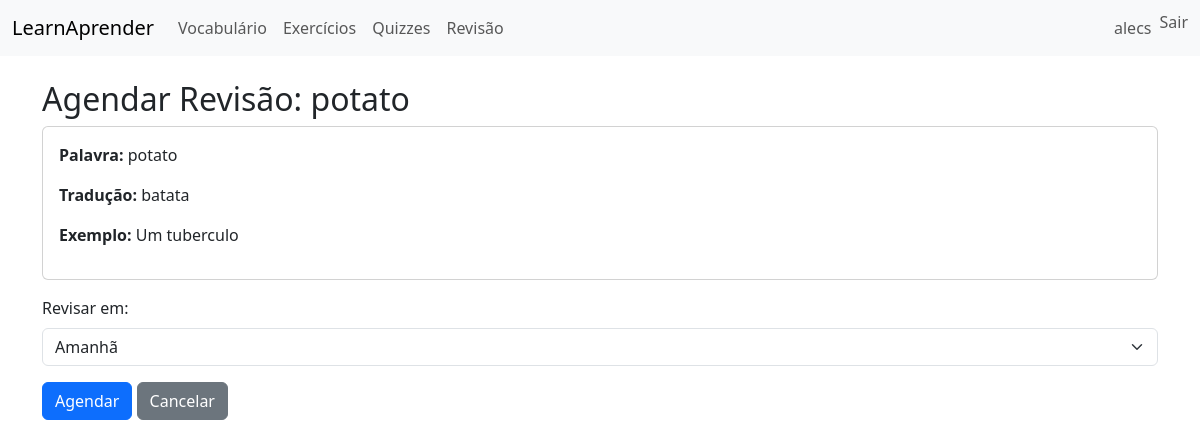
The page /reviews/schedule/3/ (signed in) on the database its author committed.
### vocab/models.py (models this page shows, shortened)
class Vocabulary(models.Model):
    LEVEL_CHOICES = [
        ('beginner', 'Iniciante'),
        ('intermediate', 'Intermediário'),
    ]
    word = models.CharField(max_length=200)
    translation = models.CharField(max_length=400)
    example = models.TextField(blank=True)
    category = models.CharField(max_length=100, blank=True)
    level = models.CharField(max_length=20, choices=LEVEL_CHOICES, default='beginner')
    tags = models.CharField(max_length=200, blank=True, help_text='Use vírgulas para separar')
    created_by = models.ForeignKey(User, on_delete=models.SET_NULL, null=True, blank=True)
    is_shared = models.BooleanField(default=False, help_text='Se marcado, vocabulário é disponível para todos os usuários')
    created_at = models.DateTimeField(auto_now_add=True)
    class Meta:
        constraints = [
            models.UniqueConstraint(
                fields=['word', 'created_by'],
                condition=models.Q(is_shared=False),
                name='unique_personal_vocab_per_user'
            ),
        ]

### reviews/views.py (the view, shortened to what this page needs)
# urls.py: path('schedule/<int:vocab_id>/', views.schedule_review, name='schedule_review'),
@login_required
def schedule_review(request, vocab_id):
    vocab = Vocabulary.objects.get(pk=vocab_id)
    user = request.user
    return render(request, 'reviews/schedule_review.html', {'vocab': vocab})

### templates/reviews/schedule_review.html (shortened to what this page needs)
{% extends 'base.html' %}
{% block content %}
  <h2>Agendar Revisão: {{ vocab.word }}</h2>
  <div class="card mb-3">
    <div class="card-body">
      <p><strong>Palavra:</strong> {{ vocab.word }}</p>
      <p><strong>Tradução:</strong> {{ vocab.translation }}</p>
      {% if vocab.example %}
        <p><strong>Exemplo:</strong> {{ vocab.example }}</p>
      {% endif %}
    </div>
  </div>
  <form method="post">{% csrf_token %}
    <div class="mb-3">
      <label for="days_offset" class="form-label">Revisar em:</label>
      <select name="days_offset" id="days_offset" class="form-select">
        <option value="1">Amanhã</option>
      </select>
    </div>
    <button class="btn btn-primary" type="submit">Agendar</button>
    <a class="btn btn-secondary" href="{% url 'reviews:high_error_words' %}">Cancelar</a>
  </form>
{% endblock %}

### templates/base.html (shortened to what this page needs)
<!doctype html>
<html lang="en">
  <head>
    <link href="https://cdn.jsdelivr.net/npm/bootstrap@5.3.2/dist/css/bootstrap.min.css" rel="stylesheet">
  </head>
  <body>
    <nav class="navbar navbar-expand-lg navbar-light bg-light">
      <div class="container-fluid">
        <a class="navbar-brand" href="/">LearnAprender</a>
        <div class="collapse navbar-collapse">
          <ul class="navbar-nav me-auto mb-2 mb-lg-0">
            <li class="nav-item"><a class="nav-link" href="/vocab/">Vocabulário</a></li>
            <li class="nav-item"><a class="nav-link" href="/exercises/">Exercícios</a></li>
            <li class="nav-item"><a class="nav-link" href="/quizzes/">Quizzes</a></li>
            <li class="nav-item"><a class="nav-link" href="/reviews/">Revisão</a></li>
          </ul>
          <ul class="navbar-nav">
            {% if user.is_authenticated %}
              <li class="nav-item"><a class="nav-link" href="{% url 'profile' %}">{{ user.username }}</a></li>
              <li class="nav-item">
                <form method="post" action="{% url 'logout' %}">{% csrf_token %}
                  <button type="submit" class="btn btn-link nav-link" style="display:inline;padding:0;border:none;background:none">Sair</button>
                </form>
              </li>
            {% else %}
              <li class="nav-item"><a class="nav-link" href="{% url 'login' %}">Entrar</a></li>
              <li class="nav-item"><a class="nav-link" href="{% url 'register' %}">Registrar</a></li>
            {% endif %}
          </ul>
        </div>
      </div>
    </nav>
    <div class="container mt-4">
      {% block content %}{% endblock %}
    </div>
  </body>
</html>

### rows shown on the page
Vocabulary: word "potato", translation "batata", example "Um tuberculo"

### other values the page prints
{{ user.username }} "alecs"
